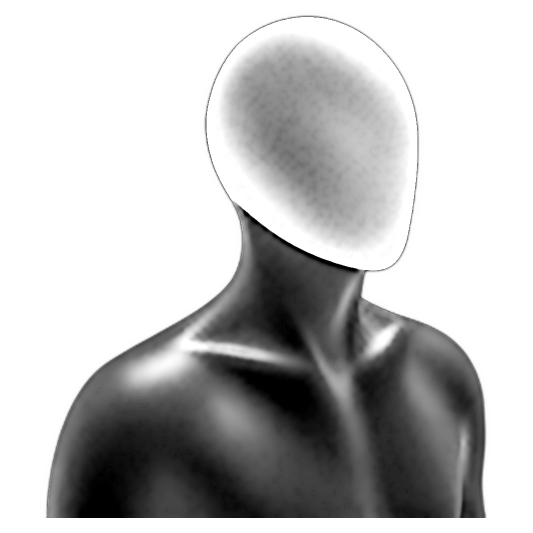
#> input picture source-prepped.png, 1065 x 1065 px (shown at 1/2 size)
$ python make_ascii_svg.py
#> lines starting #> are read from the running program, lines starting #| are printed output that depends on the picture
#!/usr/bin/env python3
"""
scripts/make_ascii_svg.py
Converts prepped photo into a high-detail monochrome animated ASCII SVG (Avi Vashishta's exact implementation).
Canvas: 840 x 880 (Matches stats.svg 840 x 880 for pixel-perfect twin terminal windows).
Single ink color (#c9d1d9), dark GitHub background (#0d1117), SMIL left-to-right wipe,
traveling raster cursor, and terminal whoami status bar.
"""
import html
import os
import sys
from PIL import Image, ImageEnhance

HERE = os.path.dirname(os.path.abspath(__file__))
ROOT = os.path.join(HERE, "..")
SRC = sys.argv[1] if len(sys.argv) > 1 else os.path.join(ROOT, "source-prepped.png")
OUT = sys.argv[2] if len(sys.argv) > 2 else os.path.join(ROOT, "dev-ascii.svg")

COLS = int(os.environ.get("COLS", 180))
ART_W_TARGET = 800
CELL_W = ART_W_TARGET / COLS
CELL_H = CELL_W * 15 / 8
ROWS = round(COLS * 8 / 15)
RAMP = " .`:-=+*cs#%@"

CONTRAST = 1.08
BRIGHTNESS = 1.0
GAMMA = 1.16
WHITE_FLOOR = 0.82

PAD = 20
TITLEBAR_H = 30
STATUS_H = 30
ART_W = COLS * CELL_W
ART_H = ROWS * CELL_H
CANVAS_W = int(ART_W + PAD * 2)  # 840
CANVAS_H = int(TITLEBAR_H + ART_H + STATUS_H + PAD)  # 880

BG = "#0d1117"
BG2 = "#111722"
FRAME = "#30363d"
TITLE_TEXT = "#7d8590"
INK = "#c9d1d9"
CURSOR = "#c9d1d9"

ROW_DUR = 5.6 / ROWS
STAGGER = ROW_DUR

def main():
    if not os.path.exists(SRC):
        print(f"Error: {SRC} does not exist. Run prep_photo.py first.", file=sys.stderr)
        sys.exit(1)

    im = Image.open(SRC).convert("L")
#> im is the input picture: PIL image 1065x1065 L; min 0, max 255, mean 189.7
    im = ImageEnhance.Brightness(im).enhance(BRIGHTNESS)
    im = ImageEnhance.Contrast(im).enhance(CONTRAST)
    im = im.resize((COLS, ROWS), Image.LANCZOS)
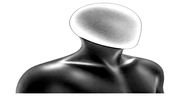
#> im: PIL image 180x96 L; min 0, max 255, mean 186.5
    px = im.load()

    rows_txt = []
    for y in range(ROWS):
        chars = []
        for x in range(COLS):
            lum = px[x, y] / 255.0
            lum = pow(lum, GAMMA)
            if lum >= WHITE_FLOOR:
                chars.append(" ")
                continue
            idx = int((1.0 - lum) * (len(RAMP) - 1) + 0.5)
            idx = max(0, min(len(RAMP) - 1, idx))
            chars.append(RAMP[idx])
        rows_txt.append("".join(chars))
#> after the loop, rows_txt = 96 items

    art_top = TITLEBAR_H + PAD * 0.35

    parts = [
        f'<svg xmlns="http://www.w3.org/2000/svg" width="{CANVAS_W}" height="{CANVAS_H}" '
        f'viewBox="0 0 {CANVAS_W} {CANVAS_H}" font-family="ui-monospace, SFMono-Regular, Menlo, Consolas, monospace">',
        '<defs>',
        f'<linearGradient id="abg" x1="0" y1="0" x2="0" y2="1">',
        f'<stop offset="0" stop-color="{BG2}"/><stop offset="1" stop-color="{BG}"/>',
        '</linearGradient></defs>',
        f'<rect width="{CANVAS_W}" height="{CANVAS_H}" rx="12" fill="url(#abg)"/>',
        f'<rect x="0.5" y="0.5" width="{CANVAS_W-1}" height="{CANVAS_H-1}" rx="12" fill="none" stroke="{FRAME}" stroke-width="1"/>',
        f'<line x1="0" y1="{TITLEBAR_H}" x2="{CANVAS_W}" y2="{TITLEBAR_H}" stroke="{FRAME}"/>',
    ]

    # Traffic lights
    for i, dotcol in enumerate(["#ff5f56", "#ffbd2e", "#27c93f"]):
        parts.append(f'<circle cx="{PAD + i*16}" cy="{TITLEBAR_H/2}" r="5" fill="{dotcol}"/>')

    parts.append(
        f'<text x="{CANVAS_W/2}" y="{TITLEBAR_H/2 + 4}" fill="{TITLE_TEXT}" font-size="12" text-anchor="middle">'
        f'dev@xCodeWraith: ~$ ./portrait.sh</text>'
    )

    font_size = CELL_H * 0.86
    for ry, line in enumerate(rows_txt):
        y = art_top + ry * CELL_H + CELL_H * 0.74
        row_y = art_top + ry * CELL_H
        delay = ry * STAGGER
        safe = html.escape(line)
        text = (
            f'<text xml:space="preserve" x="{PAD}" y="{y:.1f}" fill="{INK}" '
            f'font-size="{font_size:.1f}" textLength="{ART_W}" lengthAdjust="spacing">{safe}</text>'
        )

        parts.append(
            f'<clipPath id="cr{ry}"><rect x="{PAD}" y="{row_y:.1f}" height="{CELL_H:.2f}" width="0">'
            f'<animate attributeName="width" from="0" to="{ART_W}" begin="{delay:.3f}s" '
            f'dur="{ROW_DUR:.2f}s" fill="freeze"/></rect></clipPath>'
        )
        parts.append(f'<g clip-path="url(#cr{ry})">{text}</g>')
        parts.append(
            f'<rect y="{row_y+0.5:.1f}" width="{CELL_W:.2f}" height="{CELL_H-1:.2f}" fill="{CURSOR}" opacity="0">'
            f'<animate attributeName="x" from="{PAD}" to="{PAD+ART_W}" begin="{delay:.3f}s" '
            f'dur="{ROW_DUR:.2f}s" fill="freeze"/>'
            f'<set attributeName="opacity" to="0.85" begin="{delay:.3f}s"/>'
            f'<set attributeName="opacity" to="0" begin="{delay+ROW_DUR:.3f}s"/></rect>'
        )
#> this loop made 96 passes
#> (y, row_y, delay) on passes 1 to 12: (43.17, 37, 0), (51.5, 45.33, 0.0583), (59.83, 53.67, 0.117), (68.17, 62, 0.175), (76.5, 70.33, 0.233), (84.83, 78.67, 0.292), (93.17, 87, 0.35), (101.5, 95.33, 0.408), (109.8, 103.7, 0.467), (118.2, 112, 0.525), (126.5, 120.3, 0.583), (134.8, 128.7, 0.642)
#> after the loop, parts = 300 items

    # Status bar with blinking terminal cursor
    status_line_y = TITLEBAR_H + ART_H + PAD * 0.35
    status_y = status_line_y + 19
    parts.append(f'<line x1="0" y1="{status_line_y:.1f}" x2="{CANVAS_W}" y2="{status_line_y:.1f}" stroke="{FRAME}"/>')
    parts.append(
        f'<text x="{PAD}" y="{status_y:.1f}" fill="{TITLE_TEXT}" font-size="13">'
        f'dev@xCodeWraith:~$ whoami <tspan fill="{INK}">DEV</tspan></text>'
    )
    cursor_x = PAD + len("dev@xCodeWraith:~$ whoami DEV ") * 13 * 0.6
    parts.append(
        f'<rect x="{cursor_x:.1f}" y="{status_y-12:.1f}" width="8" height="14" fill="{INK}">'
        f'<animate attributeName="opacity" values="1;1;0;0" keyTimes="0;0.5;0.51;1" dur="1s" repeatCount="indefinite"/></rect>'
    )

    parts.append("</svg>")
    svg = "".join(parts)
    with open(OUT, "w") as f:
        f.write(svg)
    print(f"Wrote {OUT}: {CANVAS_W} x {CANVAS_H}, {len(svg)} bytes.")
#| Wrote scripts/../dev-ascii.svg: 840 x 880, 76573 bytes.

if __name__ == "__main__":
    main()
